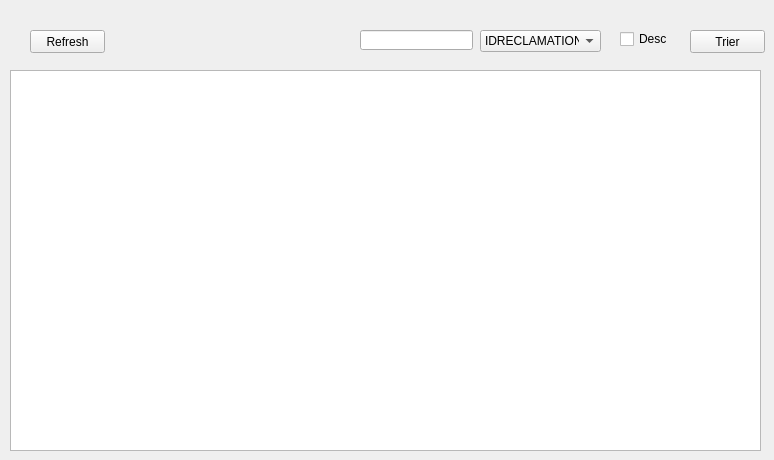
     <widget class="QWidget" name="tab_7">
      <attribute name="title">
       <string>Afficher une réclamation</string>
      </attribute>
      <widget class="QTableView" name="tabreclamation">
       <property name="geometry">
        <rect>
         <x>10</x>
         <y>70</y>
         <width>751</width>
         <height>381</height>
        </rect>
       </property>
       <property name="autoFillBackground">
        <bool>false</bool>
       </property>
      </widget>
      <widget class="QLineEdit" name="lineEdit_6">
       <property name="geometry">
        <rect>
         <x>360</x>
         <y>30</y>
         <width>113</width>
         <height>20</height>
        </rect>
       </property>
      </widget>
      <widget class="QComboBox" name="comboBox_2">
       <property name="geometry">
        <rect>
         <x>480</x>
         <y>30</y>
         <width>121</width>
         <height>22</height>
        </rect>
       </property>
       <item>
        <property name="text">
         <string>IDRECLAMATION</string>
        </property>
       </item>
       <item>
        <property name="text">
         <string>NOM</string>
        </property>
       </item>
       <item>
        <property name="text">
         <string>PRENOM</string>
        </property>
       </item>
       <item>
        <property name="text">
         <string>DATER</string>
        </property>
       </item>
       <item>
        <property name="text">
         <string>OBJET</string>
        </property>
       </item>
       <item>
        <property name="text">
         <string>MAIL</string>
        </property>
       </item>
       <item>
        <property name="text">
         <string>MESSAGE</string>
        </property>
       </item>
      </widget>
      <widget class="QCheckBox" name="checkBox_2">
       <property name="geometry">
        <rect>
         <x>620</x>
         <y>30</y>
         <width>70</width>
         <height>18</height>
        </rect>
       </property>
       <property name="text">
        <string>Desc</string>
       </property>
      </widget>
      <widget class="QPushButton" name="trier_2">
       <property name="geometry">
        <rect>
         <x>690</x>
         <y>30</y>
         <width>75</width>
         <height>23</height>
        </rect>
       </property>
       <property name="text">
        <string>Trier</string>
       </property>
      </widget>
      <widget class="QPushButton" name="pushButton_13">
       <property name="geometry">
        <rect>
         <x>30</x>
         <y>30</y>
         <width>75</width>
         <height>23</height>
        </rect>
       </property>
       <property name="text">
        <string>Refresh</string>
       </property>
      </widget>
     </widget>
